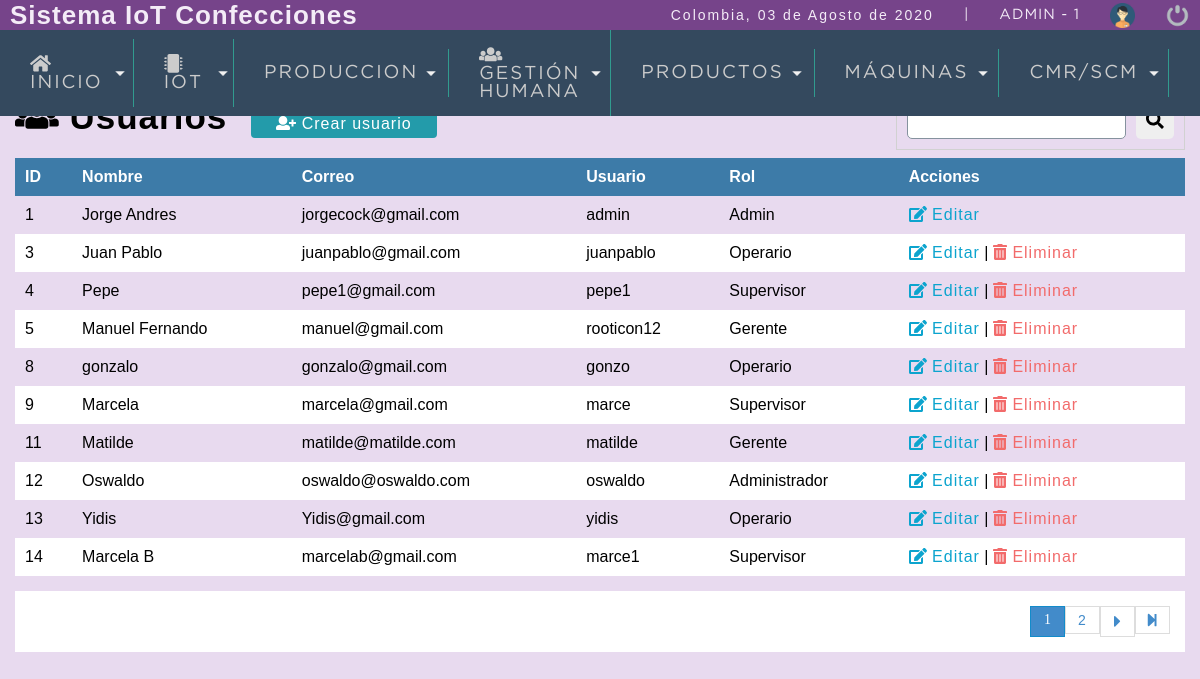
The page /sistema/lista_usuarios.php (signed in) on the database its author committed.
### tables this page shows
CREATE TABLE `usuario` (
  `idusuario` int(11) NOT NULL,
  `nombre` varchar(50) DEFAULT NULL,
  `correo` varchar(100) DEFAULT NULL,
  `usuario` varchar(15) DEFAULT NULL,
  `clave` varchar(100) DEFAULT NULL,
  `rol` int(11) DEFAULT NULL,
  `status` int(11) NOT NULL DEFAULT 1,
  `created_at` datetime DEFAULT current_timestamp(),
  `updated_at` datetime DEFAULT NULL,
  `deleted_at` datetime DEFAULT NULL
);

CREATE TABLE `rol` (
  `idrol` int(11) NOT NULL,
  `rol` varchar(20) DEFAULT NULL,
  `status` int(11) NOT NULL DEFAULT 1,
  `created_at` datetime DEFAULT current_timestamp(),
  `updated_at` datetime DEFAULT NULL,
  `deleted_at` datetime DEFAULT NULL
);

### sistema/calculonumpaginas.php (called while the page is built, shortened)
<?php
	$por_pagina=10;
	if(empty($_REQUEST['pagina'])){
		$pagina=1;
	}else{
		$pagina=$_REQUEST['pagina'];
	}
	$desde=($pagina-1)*$por_pagina;
?>

### sistema/lista_usuarios.php (the view, shortened to what this page needs)
<!DOCTYPE html>
<html lang="en">
<head>
	<?php  include "includes/scripts.php"; ?>
</head>
<body>
	<?php  include "includes/header.php"; ?>
	<section id="container">
		<h1><i class="fas fa-users"></i> Usuarios</h1>
		<a href="registro_usuario.php" class="btn_new"><i class="fas fa-user-plus"></i> Crear usuario</a>
		<form action="buscar_usuario.php" method="get" class="form_search">
			<input type="text" name="busqueda" id="busqueda">
			<button type="submit" class="btn_search"><i class="fas fa-search fa-lg"></i></button>
		</form>
		<table>
			<tr>
				<th>ID</th>
				<th>Nombre</th>
				<th>Correo</th>
				<th>Usuario</th>
				<th>Rol</th>
				<th>Acciones</th>
			</tr>
			<?php
				include "../conexion.php";
				include "calculonumpaginas.php";
				$query = mysqli_query($conexion,"SELECT u.idusuario, u.nombre, u.correo, u.usuario, r.rol FROM usuario u INNER JOIN rol r ON u.rol = r.idrol WHERE u.status=1 ORDER BY u.idusuario ASC LIMIT $desde,$por_pagina");
				$result = mysqli_num_rows($query);
				if($result>0){
					while ($data=mysqli_fetch_array($query)) {
						?>
							<tr>
								<td><?php echo $data['idusuario']; ?></td>
								<td><?php echo $data['nombre']; ?></td>
								<td><?php echo $data['correo']; ?></td>
								<td><?php echo $data['usuario']; ?></td>
								<td><?php echo $data['rol']; ?></td>
								<td>
									<a class="link_edit" href="editar_usuario.php?id=<?php echo $data['idusuario']; ?>"><i class="fas fa-edit"></i> Editar</a>
									<?php if($data['idusuario']!=1){ ?>
										|  <a class="link_delete" href="eliminar_confirmar_usuario.php?id=<?php echo $data['idusuario']; ?>"><i class="fas fa-trash-alt"></i> Eliminar</a>
										<?php
										}
									?>
								</td>
							</tr>
						<?php
					}
				}
			?>
		</table>
		<?php include "paginador.php"; ?>
	</section>
</body>
</html>

### sistema/css/style1.css (style rules this page uses)
* { margin: 0; padding: 0; box-sizing: border-box; }
body { background: #E8DAEF; }
h1, h2, h3, h4, h5, h6 { font-family: 'arial'; font-weight: bold; letter-spacing: 1px; }
h1 { font-size: 26px; }
a { text-decoration: none; font-family: arial; letter-spacing: 1px; }
#container { padding: 90px 15px 15px; }
form { background: #FFA; margin: auto; padding: 20px 50px; border: 1px solid #d1d1d1; }
input,select { display: block; width: 100%; font-size: 12pt; padding: 5px; border: 1px solid #85929e; border-radius: 5px; }
#container h1 { font-size: 35px; display: inline-block; }
.btn_new { display: inline-block; background: #239baa; color: #FFF; padding: 5px 25px; border-radius: 4px; margin: 20px; }
table { border-collapse: collapse; font-size: 12pt; font-family: 'arial'; width: 100%; }
table th { text-align: left; padding: 10px; background: #3d7ba8; color: #FFF; }
table tr:nth-child(odd) { background: #FFF; }
table td { padding: 10px; }
.link_edit { color: #0ca4ce; }
.link_delete { color: #f26b6b; }
.form_search { display:-webkit-flex; display: -moz-flex; display: -ms-flex; display: -o-flex; display: flex; float: right; background: initial; padding: 10px; border-radius: 10px<, }
.form_search .btn_search { background: #1faac8 color: #FFF; padding: 10px; border: 0; cursor: pointer; margin-left: 10px; display: -webkit-flex; display: -moz-flex; display: -ms-flex; display: -o-flex; display: flex; border-radius: 5px; }

### rows shown on the page
usuario: idusuario "1", nombre "Jorge Andres", correo "jorgecock@gmail.com", usuario "admin", rol.rol "Admin"
usuario: idusuario "3", nombre "Juan Pablo", correo "juanpablo@gmail.com", usuario "juanpablo", rol.rol "Operario"
usuario: idusuario "4", nombre "Pepe", correo "pepe1@gmail.com", usuario "pepe1", rol.rol "Supervisor"
usuario: idusuario "5", nombre "Manuel Fernando", correo "manuel@gmail.com", usuario "rooticon12", rol.rol "Gerente"
usuario: idusuario "8", nombre "gonzalo", correo "gonzalo@gmail.com", usuario "gonzo", rol.rol "Operario"
usuario: idusuario "9", nombre "Marcela", correo "marcela@gmail.com", usuario "marce", rol.rol "Supervisor"
usuario: idusuario "11", nombre "Matilde", correo "matilde@matilde.com", usuario "matilde", rol.rol "Gerente"
usuario: idusuario "12", nombre "Oswaldo", correo "oswaldo@oswaldo.com", usuario "oswaldo", rol.rol "Administrador"
usuario: idusuario "13", nombre "Yidis", correo "Yidis@gmail.com", usuario "yidis", rol.rol "Operario"
usuario: idusuario "14", nombre "Marcela B", correo "marcelab@gmail.com", usuario "marce1", rol.rol "Supervisor"

### other values the page prints
fechaC() "03 de Agosto de 2020"
$_SESSION['user'] "ADMIN"
$_SESSION['rol'] "1"
